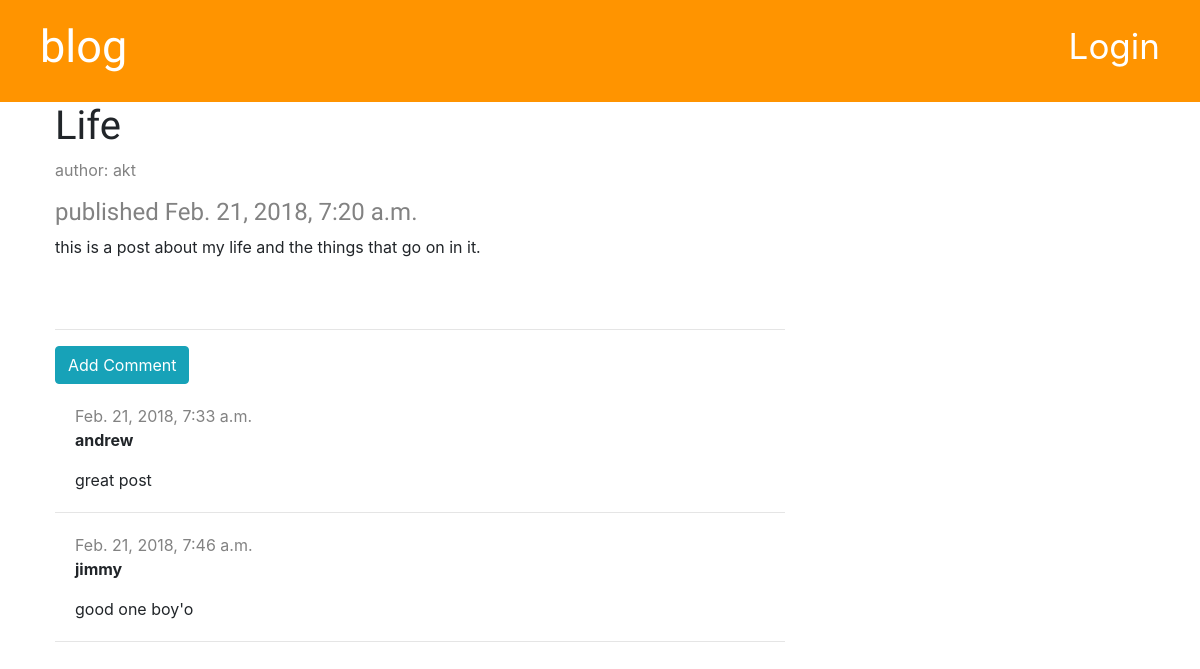
Screenshot of /post/9/ with the database file from the repository.
### posts/models.py (models this page shows, shortened)
class Post(models.Model):
    author = models.ForeignKey(settings.AUTH_USER_MODEL, on_delete=models.CASCADE)
    title = models.CharField(max_length=255)
    body = models.TextField()
    date_created = models.DateTimeField(default=timezone.now)
    date_mod = models.DateTimeField(blank=True, null=True)
    date_pub = models.DateTimeField(blank=True, null=True)

class Comment(models.Model):
    post = models.ForeignKey('posts.Post', related_name='comments', on_delete=models.CASCADE)
    author = models.CharField(max_length=200)
    body = models.TextField()
    date_created = models.DateTimeField(default=timezone.now)
    approved_comment = models.BooleanField(blank=True, default=False)

### posts/views.py (the view)
# urls.py: re_path('post/(?P<pk>\d+)/$', views.post_detail, name='post_detail'),
def post_detail(request, pk):
    post = get_object_or_404(Post, pk=pk)
    return render(request, 'posts/post_detail.html', {'post': post,})

### posts/templates/posts/post_detail.html (shortened to what this page needs)
{% extends 'posts/base.html' %}
{% block content %}
  <div class="post">
    <h1>{{ post.title }}</h1>
    {% if post.author %}
      <div class="author">
        <p>author: {{ post.author.username }}</p>
      </div>
    {% endif %}
    {% if post.date_pub %}
      <div class="date">
        <h4>published {{ post.date_pub }}</h4>
      </div>
    {% else %}
      {% if user.is_authenticated %}
        <a class="btn btn-success" href="{% url 'post_publish' pk=post.pk %}">Publish</a>
      {% endif %}
    {% endif %}
    <p>{{ post.body|linebreaksbr }}</p>
  </div>
  <hr>
  {% if post.date_pub %}
    <a class="btn btn-info" href="{% url 'add_comment_to_post' pk=post.pk %}">Add Comment</a>
    {% for comment in post.comments.all %}
      {% if user.is_authenticated or comment.approved_comment %}
        <div class="comment">
          <div class="date">
            {{ comment.date_created }}
          </div>
          <strong>{{ comment.author }}</strong>
          <p>{{ comment.body|linebreaks }}</p>
        </div>
        <hr>
      {% endif %}
    {% empty %}
      <p>No comments, yet :(</p>
    {% endfor %}
  {% endif %}
{% endblock %}

### posts/static/css/style.css (style rules this page uses)
h1, h2, h3, h4 { font-family: "Lobster", cursive; }
.date, .author { color: #828282; }
.post { margin-bottom: 70px; }
.comment { margin: 20px 0px 20px 20px; }

### rows the page displays
Post: title "Life", author.username "akt", date_pub "Feb. 21, 2018, 7:20 a.m.", body "this is a post about my life and the things that go on in it."
Comment: date_created "Feb. 21, 2018, 7:33 a.m.", author "andrew", body "great post"
Comment: date_created "Feb. 21, 2018, 7:46 a.m.", author "jimmy", body "good one boy'o"
